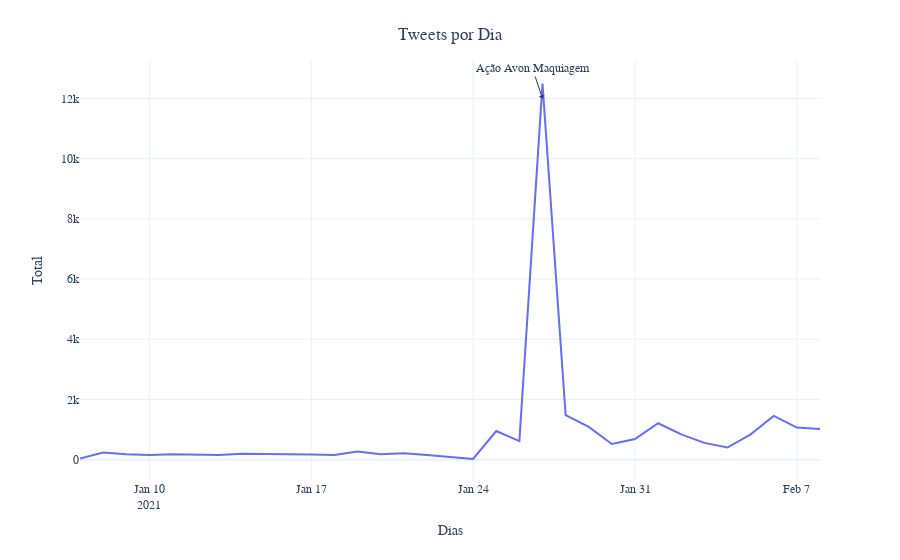

Here is the notebook cell this chart was saved with:
### Code cell
fig = px.line(tweets_day, template='plotly_white',labels={
    "dates" : "Dias",
    "value" : "Total"
})
fig.update_layout( # customize font and legend orientation & position
    font_family="Rockwell",
    showlegend=False,
    title={
    'text' : 'Tweets por Dia',
    'y': 0.95,
    'x': 0.5
    }
)
fig.add_annotation(
    text="Ação Avon Maquiagem", x='2021-01-27', y=12000, arrowhead=1, showarrow=True
)

### Figure 1 — Plotly figure (JSON) as saved in the notebook; plotly's stock layout.template omitted (floating-point values rounded to 4 significant figures)
{"data": [{"hovertemplate": "variable=tweets_dia<br>Dias=%{x}<br>Total=%{y}<extra></extra>", "legendgroup": "tweets_dia", "line": {"color": "#636efa", "dash": "solid"}, "mode": "lines", "name": "tweets_dia", "orientation": "v", "showlegend": true, "type": "scatter", "x": ["2021-01-07", "2021-01-08", "2021-01-09", "2021-01-10", "2021-01-11", "2021-01-12", "2021-01-13", "2021-01-14", "2021-01-15", "2021-01-16", "2021-01-17", "2021-01-18", "2021-01-19", "2021-01-20", "2021-01-21", "2021-01-22", "2021-01-24", "2021-01-25", "2021-01-26", "2021-01-27", "2021-01-28", "2021-01-29", "2021-01-30", "2021-01-31", "2021-02-01", "2021-02-02", "2021-02-03", "2021-02-04", "2021-02-05", "2021-02-06", "2021-02-07", "2021-02-08"], "xaxis": "x", "y": [38, 235, 180, 158, 182, 158, 158, 194, 193, 190, 169, 160, 273, 179, 213, 159, 23, 953, 619, 12493, 1478, 1087, 522, 687, 1210, 840, 558, 404, 841, 1455, 1067, 1023], "yaxis": "y"}], "layout": {"annotations": [{"arrowhead": 1, "showarrow": true, "text": "Ação Avon Maquiagem", "x": "2021-01-27", "y": 12000}], "font": {"family": "Rockwell"}, "legend": {"title": {"text": "variable"}, "tracegroupgap": 0}, "margin": {"t": 60}, "showlegend": false, "title": {"text": "Tweets por Dia", "x": 0.5, "y": 0.95}, "xaxis": {"anchor": "y", "domain": [0, 1], "title": {"text": "Dias"}}, "yaxis": {"anchor": "x", "domain": [0, 1], "title": {"text": "Total"}}}}
